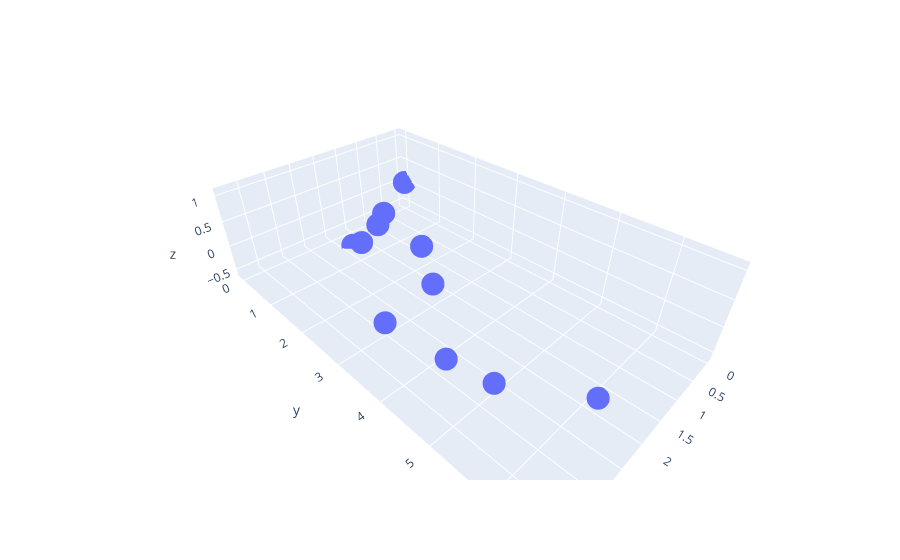

Write notebook code for a chart like this one.
### Markdown cell above
# Plots!

### Code cell
import plotly.express as px
import pandas as pd

df = pd.DataFrame(columns=['x', 'y', 'z'], data=camera_positions)
fig = px.scatter_3d(df, x='x', y='y', z='z')
fig.show()

### Figure 1 — Plotly figure (JSON) as saved in the notebook; plotly's stock layout.template omitted (floating-point values rounded to 4 significant figures)
{"data": [{"hovertemplate": "x=%{x}<br>y=%{y}<br>z=%{z}<extra></extra>", "legendgroup": "", "marker": {"color": "#636efa", "symbol": "circle"}, "mode": "markers", "name": "", "scene": "scene", "showlegend": false, "type": "scatter3d", "x": [0, 0.8922, 1.833, 2.136, 2.239, 2.17, 2.719, 3.705, 3.604, 3.803, 3.24], "y": [0, 0.3439, 0.494, 1.276, 1.977, 2.975, 3.811, 3.976, 4.971, 5.85, 6.677], "z": [0, -0.2927, -0.5958, -0.05097, 0.6544, 0.6511, 0.653, 0.653, 0.6501, 1.084, 1.082]}], "layout": {"legend": {"tracegroupgap": 0}, "margin": {"t": 60}, "scene": {"domain": {"x": [0, 1], "y": [0, 1]}, "xaxis": {"title": {"text": "x"}}, "yaxis": {"title": {"text": "y"}}, "zaxis": {"title": {"text": "z"}}}}}
